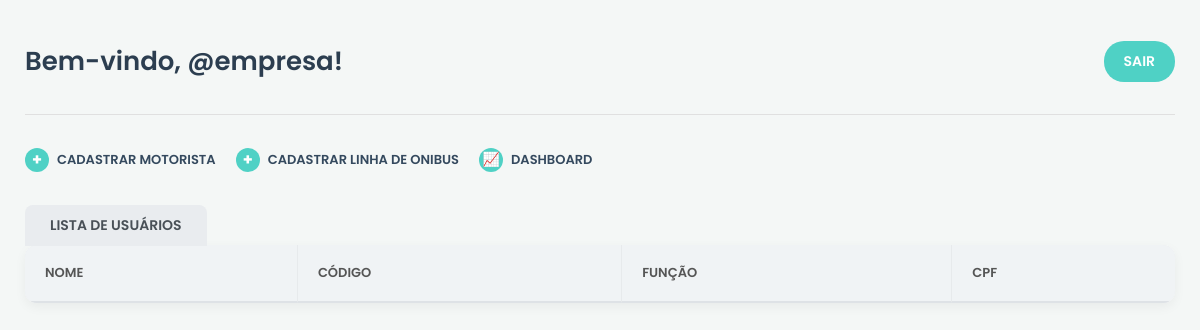
The page /empresa/lista_motorista/ on the database as committed earlier.
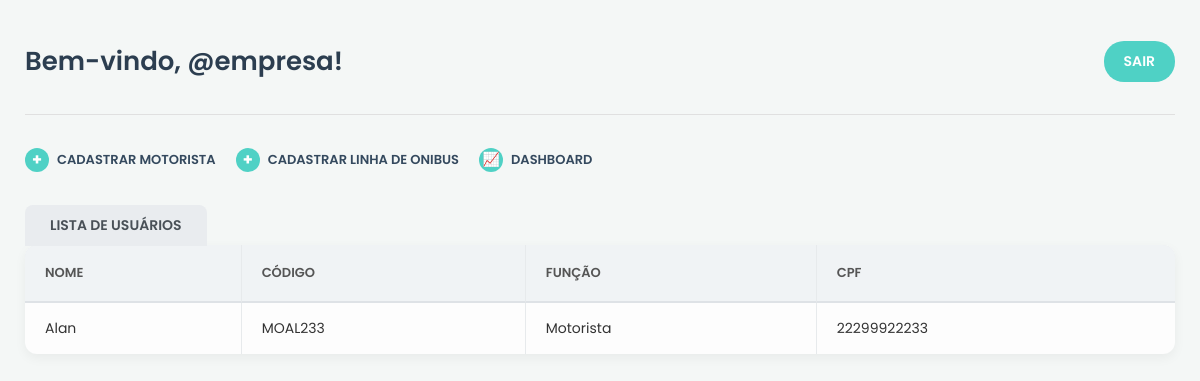
The same page on the database as committed later.
### app_empresa/models.py (models this page shows, shortened)
class Funcionario(models.Model):
  idFuncionario = models.AutoField(primary_key=True)
  codigo = models.CharField(max_length=10, unique=True, blank= True,editable=False)
  senha = models.CharField(max_length=128)
  nome = models.CharField(max_length=100)
  funcao = models.CharField(max_length=50)
  email = models.EmailField()
  cpf = models.BigIntegerField(unique=True)

### app_empresa/views.py (the view)
# urls.py: path('lista_motorista/', views.lista_motorista, name='lista_motorista'),
def lista_motorista(request):
    funcionarios = Funcionario.objects.all().values()
    context = {
        'funcionarios': funcionarios,
        'previous_url': '/',
        'add_motorista': '/empresa/add_motorista/',
        'add_linha': '/empresa/add_linha/',
        'dashboard': '/empresa/dashboard/'
    }
    return render(request, 'lista_motorista.html',context)

### app_empresa/templates/lista_motorista.html (shortened to what this page needs)
{% load static %}
<!DOCTYPE html>
<html lang="pt-BR">
<head>
    <link rel="stylesheet" href="{% static 'style-dashboard.css' %}">
</head>
<body>
    <div class="dashboard-container">
        <header class="dashboard-header">
            <h1 class="greeting">Bem-vindo, @empresa!</h1>
            <a href="{{ previous_url }}" class="btn btn-logout">SAIR</a> </header>
        <nav class="dashboard-actions">
            <a href="{{ add_motorista }}" class="btn btn-action"> <span class="icon">+</span>
                Cadastrar Motorista
            </a>
            <a href="{{ add_linha }}" class="btn btn-action"> <span class="icon">+</span>
                Cadastrar Linha de Onibus
            </a>
            <a href="{{ dashboard}}" class="btn btn-action"> <span class="icon icon-list">📈</span> Dashboard
            </a>
        </nav>
        <main class="dashboard-main">
            <div class="tab-title">LISTA DE USUÁRIOS</div>
            <div class="table-wrapper">
                <table>
                    <thead>
                        <tr>
                            <th>Nome</th>
                            <th>Código</th>
                            <th>Função</th>
                            <th>CPF</th>
                        </tr>
                    </thead>
                    <tbody>
                        {% for funcionario in funcionarios %}
                        <tr>
                            <td>{{funcionario.nome}}</td>
                            <td>{{funcionario.codigo}}</td>
                            <td>{{funcionario.funcao}}</td>
                            <td>{{funcionario.cpf}}</td>
                        </tr>
                        {% endfor %}
                        </tbody>
                </table>
            </div>
        </main>
    </div>
</body>
</html>

Rows that differ between the two databases and show on the page:
added Funcionario: nome "Alan", codigo "MOAL233", funcao "Motorista", cpf "22299922233"
